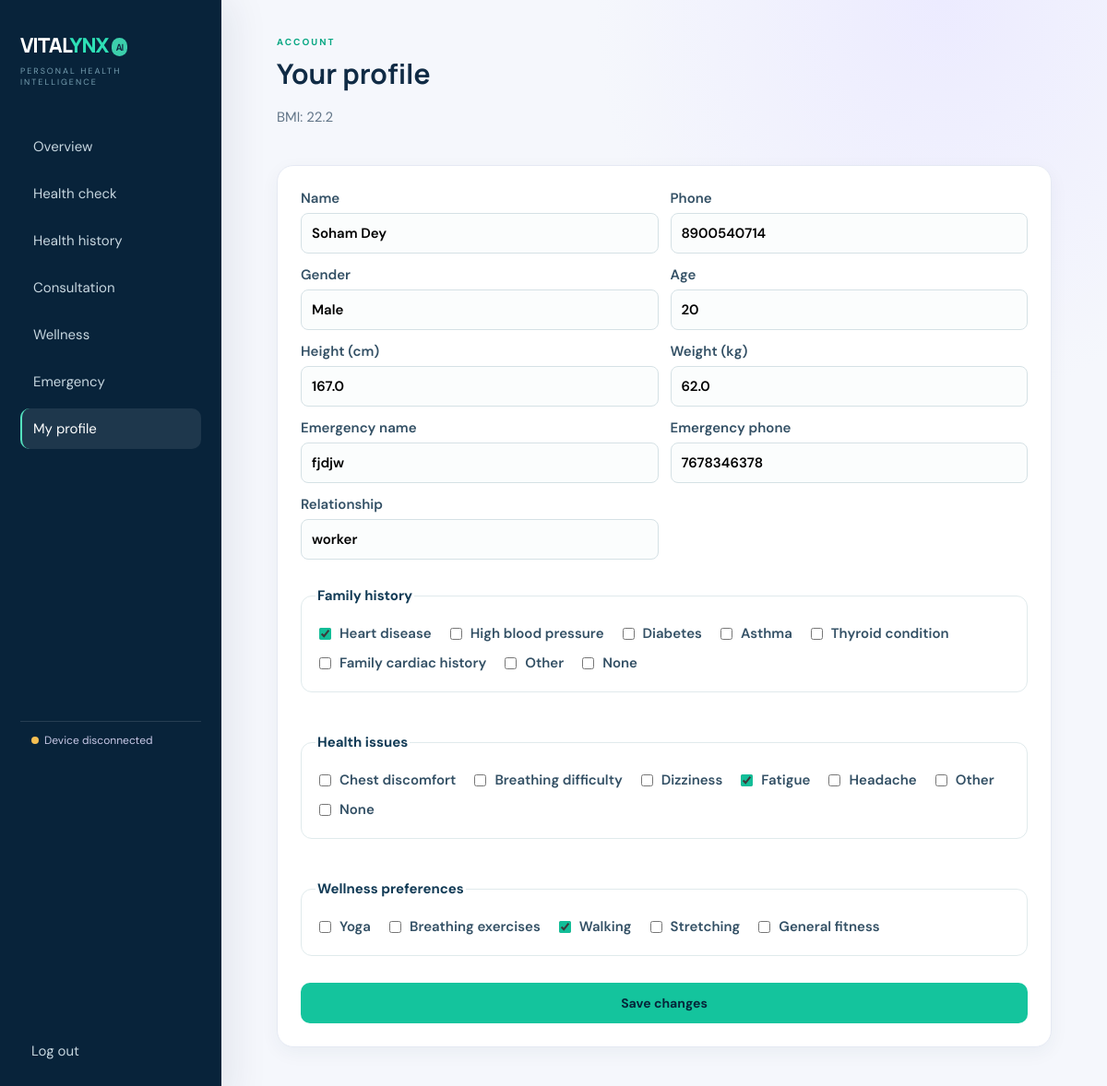
The page /profile (signed in) on the database its author committed.
### models/database.py (models this page shows, shortened)
class User(db.Model):
    id = db.Column(db.Integer, primary_key=True)
    email = db.Column(db.String(120), unique=True, nullable=False, index=True)
    phone = db.Column(db.String(30), unique=True, nullable=False, index=True)
    password_hash = db.Column(db.String(255), nullable=False)
    name = db.Column(db.String(100), nullable=False)
    email_verified = db.Column(db.Boolean, default=False, nullable=False)
    phone_verified = db.Column(db.Boolean, default=False, nullable=False)
    location_label = db.Column(db.String(180))
    location_latitude = db.Column(db.Float)
    location_longitude = db.Column(db.Float)
    gender = db.Column(db.String(30))
    age = db.Column(db.Integer)
    height = db.Column(db.Float)
    weight = db.Column(db.Float)
    hereditary_conditions = db.Column(db.JSON, default=list)
    current_health_issues = db.Column(db.JSON, default=list)
    wellness_preferences = db.Column(db.JSON, default=list)
    emergency_contact_name = db.Column(db.String(100))
    emergency_contact_phone = db.Column(db.String(30))
    emergency_contact_relationship = db.Column(db.String(80))
    profile_completed = db.Column(db.Boolean, default=False, nullable=False)
    created_at = db.Column(db.DateTime, default=lambda: datetime.now(timezone.utc))
    readings = db.relationship('Reading', backref='user', lazy=True, cascade='all, delete-orphan')
    @property
    def bmi(self): return round(self.weight / ((self.height / 100) ** 2), 1) if self.height and self.weight else None

### routes/profile.py (the view, shortened to what this page needs)
@profile_bp.route('/profile',methods=['GET','POST'])
@login_required
def profile():
 u=current_user()
 return render_template('profile.html',user=u)

### routes/auth.py (called while the page is built)
def current_user(): return db.session.get(User, session.get('user_id')) if session.get('user_id') else None

### routes/dashboard.py (called while the page is built)
def login_required(f):
 @wraps(f)
 def wrapped(*a,**k):
  u=current_user()
  if not u:return redirect(url_for('auth.login'))
  if not u.profile_completed:return redirect(url_for('auth.onboarding'))
  return f(*a,**k)
 return wrapped

### services/device_status.py (called while the page is built, shortened)
def latest_device_reading(user_id):
    return Reading.query.filter_by(user_id=user_id, source='device').order_by(
        Reading.created_at.desc()
    ).first()

def device_is_connected(reading, now=None):
    if reading is None or reading.created_at is None:
        return False

### templates/profile.html
{% extends 'base.html' %}{% block content %}<header><div><p class="eyebrow">ACCOUNT</p><h1>Your profile</h1><p>BMI: {{user.bmi if user.bmi else '—'}}</p></div></header><form method="post" class="panel form"><div class="grid">{% for label,key,typ in [('Name','name','text'),('Phone','phone','text'),('Gender','gender','text'),('Age','age','number'),('Height (cm)','height','number'),('Weight (kg)','weight','number'),('Emergency name','emergency_contact_name','text'),('Emergency phone','emergency_contact_phone','text'),('Relationship','emergency_contact_relationship','text')] %}<label>{{label}}<input name="{{key}}" type="{{typ}}" value="{{user|attr(key) or ''}}" required></label>{% endfor %}</div><fieldset><legend>Family history</legend>{% for x in ['Heart disease','High blood pressure','Diabetes','Asthma','Thyroid condition','Family cardiac history','Other','None'] %}<label class="check"><input type="checkbox" name="hereditary" value="{{x}}" {% if x in user.hereditary_conditions %}checked{% endif %}>{{x}}</label>{% endfor %}</fieldset><fieldset><legend>Health issues</legend>{% for x in ['Chest discomfort','Breathing difficulty','Dizziness','Fatigue','Headache','Other','None'] %}<label class="check"><input type="checkbox" name="issues" value="{{x}}" {% if x in user.current_health_issues %}checked{% endif %}>{{x}}</label>{% endfor %}</fieldset><fieldset><legend>Wellness preferences</legend>{% for x in ['Yoga','Breathing exercises','Walking','Stretching','General fitness'] %}<label class="check"><input type="checkbox" name="wellness" value="{{x}}" {% if x in user.wellness_preferences %}checked{% endif %}>{{x}}</label>{% endfor %}</fieldset><button>Save changes</button></form>{% endblock %}

### templates/base.html (shortened to what this page needs)
<!doctype html><html lang="en"><head><link rel="stylesheet" href="{{ url_for('static',filename='css/style.css') }}"></head><body data-device-connected="{{ 'true' if device_connected else 'false' }}">{% if user %}<aside><a class="brand" href="/dashboard">VITAL<span>YNX</span> <b>AI</b></a><small>PERSONAL HEALTH INTELLIGENCE</small><nav><a href="/dashboard" >Overview</a><a href="/health-check" >Health check</a><a href="/records" >Health history</a><a href="/consultation" >Consultation</a><a href="/exercises" >Wellness</a><a href="/emergency" >Emergency</a><a href="/profile" {% if request.path == "/profile" %}aria-current="page"{% endif %}>My profile</a></nav><div class="sidebar-footer"><span class="connection-dot "></span><span>Device {% if device_connected %}connected{% else %}disconnected{% endif %}</span></div><form method="post" action="/logout"><button class="link">Log out</button></form></aside>{% endif %}<main id="main-content" class="">{% block content %}{% endblock %}</main></body></html>

### static/css/style.css (style rules this page uses)
:root { --ink:#10243e;--muted:#62738a;--surface:#ffffff;--canvas:#f4f7fb;--brand:#6254e8;--brand-dark:#302783;--accent:#27c4a0;--line:#e4e8f2 }
body { background:var(--canvas);color:var(--ink) }
aside { background:linear-gradient(180deg,#151d4b,#24205d);padding:32px 18px }
.brand { letter-spacing:.6px;font-size:21px }
.brand span { color:#9d95ff }
.brand b { font-size:10px;background:#3ccfac;border-radius:99px;padding:3px 5px;color:#10243e;vertical-align:middle }
.sidebar-footer { margin-top:auto;padding:12px;color:#c8c9e7;font-size:12px;border-top:1px solid #ffffff1f }
.connection-dot { display:inline-block;width:8px;height:8px;background:#f6bf52;border-radius:50%;margin-right:6px }
nav { gap:5px }
nav a { font-size:14px;color:#d8dcf4 }
.cards article,.panel { border:1px solid var(--line);box-shadow:0 8px 22px #2638790a }
* { box-sizing:border-box }
body { margin:0;background:#f4f8fa;color:#13243b;font:15px 'DM Sans',sans-serif }
aside { position:fixed;width:240px;inset:0 auto 0 0;background:#08233a;color:#c6d6df;padding:34px 22px;display:flex;flex-direction:column }
.brand { font:800 22px Manrope;color:#fff;text-decoration:none;letter-spacing:-1px }
.brand span { color:#2ee0b6 }
aside small { font-size:9px;letter-spacing:2px;margin:7px 0 42px;color:#78a0b2 }
nav { display:grid;gap:7px }
nav a,.link { color:#c6d6df;text-decoration:none;padding:12px;border-radius:10px;border:0;background:transparent;text-align:left;font:inherit;width:100% }
aside form { margin-top:auto }
main { margin-left:240px;min-height:100vh;padding:38px max(5vw,38px) }
h1,h2,h3 { font-family:Manrope;margin:0;color:#102b45 }
h1 { font-size:30px }
p { color:#627588;line-height:1.6 }
.eyebrow { font-size:10px;letter-spacing:2px;font-weight:700;color:#08a783;margin:0 0 5px }
header { display:flex;justify-content:space-between;align-items:flex-start;margin-bottom:25px }
.button,button { display:inline-block;background:#14c49d;border:0;border-radius:10px;color:#06263a;padding:13px 18px;font-weight:800;text-decoration:none;cursor:pointer;font:700 14px 'DM Sans' }
.cards article,.panel,.authcard,.wizard { background:#fff;border-radius:16px;padding:22px;box-shadow:0 6px 20px #1637550d }
.panel { margin:20px 0;overflow:auto }
.authcard form,.form { display:grid;gap:14px;margin:22px 0 }
label { display:grid;gap:6px;font-weight:600;color:#335065 }
input,select { border:1px solid #d5e1e5;border-radius:8px;padding:11px;font:inherit;background:#fbfdfd }
.wizard fieldset,.form fieldset { border:1px solid #e0eaec;border-radius:12px;margin:15px 0;padding:15px }
.wizard legend,.form legend { font-weight:bold;color:#123b56 }
.grid { display:grid;grid-template-columns:repeat(2,1fr);gap:13px }
.check { display:inline-flex;align-items:center;margin:6px 16px 6px 0;gap:6px }
.check input { accent-color:#13be98 }
main:not(.auth) > header, main:not(.auth) > .disclaimer, main:not(.auth) > .hero, main:not(.auth) > .cards, main:not(.auth) > .panel { animation: rise-in .55s cubic-bezier(.2,.7,.25,1) both; }
.cards article, .panel, .button, nav a, .avatar { transition: transform .22s ease, box-shadow .22s ease, border-color .22s ease, background-color .22s ease; }
nav a { border-left: 2px solid transparent; }
:root { --canvas:#f5f7fc; --line:#e5e9f3; --muted:#718096; }
body { background: radial-gradient(ellipse at 85% 0%, #ecebff 0, transparent 26%), var(--canvas); }
main:not(.auth) { max-width: 1600px; }
main:not(.auth) > *:not(script) { animation: page-enter .55s cubic-bezier(.2,.72,.22,1) both; }
main:not(.auth) > :nth-child(2) { animation-delay:50ms; }
aside { box-shadow: 10px 0 40px #171d4b16; }
nav a[aria-current="page"] { color:#fff; background:#ffffff17; border-left:2px solid #53e0bd; }
.connection-dot:not(.is-connected) { background:#f6bf52; animation: status-pulse 2s ease-in-out infinite; }
.panel { border-radius:18px; padding:25px; }
.button, button { transition:transform .2s ease, box-shadow .2s ease, filter .2s ease; }

### rows shown on the page
User: height+weight "22.2", Emergency "Soham Dey" "8900540714" "Male" "20" "167.0" "62.0" "fjdjw" "7678346378" "worker", hereditary_conditions "☑", current_health_issues "☑", wellness_preferences "☑"

### other values the page prints
{{ label }} "Name" "Phone" "Gender" "Age" "Height (cm)" "Weight (kg)" "Emergency name" "Emergency phone" "Relationship"
{{ x }} "Heart disease" "High blood pressure" "Diabetes" "Asthma" "Thyroid condition" "Family cardiac history" "Other" "None"
{{ x }} "Chest discomfort" "Breathing difficulty" "Dizziness" "Fatigue" "Headache" "Other" "None"
{{ x }} "Yoga" "Breathing exercises" "Walking" "Stretching" "General fitness"
